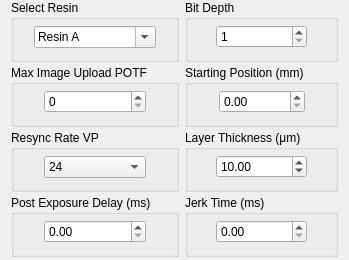
     <widget class="QWidget" name="GeneralPrintSettings">
      <property name="geometry">
       <rect>
        <x>0</x>
        <y>0</y>
        <width>349</width>
        <height>260</height>
       </rect>
      </property>
      <attribute name="label">
       <string>                     General Print Settings</string>
      </attribute>
      <layout class="QGridLayout" name="gridLayout_2">
       <property name="topMargin">
        <number>0</number>
       </property>
       <property name="bottomMargin">
        <number>3</number>
       </property>
       <item row="0" column="0">
        <layout class="QGridLayout" name="gridLayout" rowstretch="1,1,1,1">
         <property name="verticalSpacing">
          <number>3</number>
         </property>
         <item row="2" column="0">
          <widget class="QGroupBox" name="ResyncRateBox">
           <property name="title">
            <string>Resync Rate VP</string>
           </property>
           <layout class="QGridLayout" name="gridLayout_34" columnstretch="1,4,1">
            <property name="leftMargin">
             <number>5</number>
            </property>
            <property name="topMargin">
             <number>0</number>
            </property>
            <property name="rightMargin">
             <number>5</number>
            </property>
            <property name="bottomMargin">
             <number>5</number>
            </property>
            <item row="0" column="0">
             <spacer name="horizontalSpacer_43">
              <property name="orientation">
               <enum>Qt::Horizontal</enum>
              </property>
              <property name="sizeHint" stdset="0">
               <size>
                <width>40</width>
                <height>20</height>
               </size>
              </property>
             </spacer>
            </item>
            <item row="0" column="1">
             <widget class="QComboBox" name="ResyncRateListDMD2">
              <item>
               <property name="text">
                <string>24</string>
               </property>
              </item>
              <item>
               <property name="text">
                <string>48</string>
               </property>
              </item>
              <item>
               <property name="text">
                <string>72</string>
               </property>
              </item>
              <item>
               <property name="text">
                <string>96</string>
               </property>
              </item>
              <item>
               <property name="text">
                <string>120</string>
               </property>
              </item>
              <item>
               <property name="text">
                <string>144</string>
               </property>
              </item>
              <item>
               <property name="text">
                <string>168</string>
               </property>
              </item>
              <item>
               <property name="text">
                <string>192</string>
               </property>
              </item>
              <item>
               <property name="text">
                <string>216</string>
               </property>
              </item>
              <item>
               <property name="text">
                <string>240</string>
               </property>
              </item>
             </widget>
            </item>
            <item row="0" column="2">
             <spacer name="horizontalSpacer_44">
              <property name="orientation">
               <enum>Qt::Horizontal</enum>
              </property>
              <property name="sizeHint" stdset="0">
               <size>
                <width>40</width>
                <height>20</height>
               </size>
              </property>
             </spacer>
            </item>
           </layout>
          </widget>
         </item>
         <item row="0" column="1">
          <widget class="QGroupBox" name="BitDepthBox">
           <property name="title">
            <string>Bit Depth</string>
           </property>
           <layout class="QGridLayout" name="gridLayout_37" columnstretch="1,4,1">
            <property name="leftMargin">
             <number>5</number>
            </property>
            <property name="topMargin">
             <number>0</number>
            </property>
            <property name="rightMargin">
             <number>5</number>
            </property>
            <property name="bottomMargin">
             <number>5</number>
            </property>
            <item row="0" column="0">
             <spacer name="horizontalSpacer_45">
              <property name="orientation">
               <enum>Qt::Horizontal</enum>
              </property>
              <property name="sizeHint" stdset="0">
               <size>
                <width>40</width>
                <height>20</height>
               </size>
              </property>
             </spacer>
            </item>
            <item row="0" column="1">
             <widget class="QSpinBox" name="BitDepthParamDMD2">
              <property name="minimum">
               <number>1</number>
              </property>
              <property name="maximum">
               <number>8</number>
              </property>
             </widget>
            </item>
            <item row="0" column="2">
             <spacer name="horizontalSpacer_46">
              <property name="orientation">
               <enum>Qt::Horizontal</enum>
              </property>
              <property name="sizeHint" stdset="0">
               <size>
                <width>40</width>
                <height>20</height>
               </size>
              </property>
             </spacer>
            </item>
           </layout>
          </widget>
         </item>
         <item row="2" column="1">
          <widget class="QGroupBox" name="LayerThicknessBoxDMD2">
           <property name="title">
            <string>Layer Thickness (μm)</string>
           </property>
           <layout class="QGridLayout" name="gridLayout_35" columnstretch="1,4,1">
            <property name="leftMargin">
             <number>5</number>
            </property>
            <property name="topMargin">
             <number>0</number>
            </property>
            <property name="rightMargin">
             <number>5</number>
            </property>
            <property name="bottomMargin">
             <number>5</number>
            </property>
            <item row="0" column="1">
             <widget class="QDoubleSpinBox" name="LayerThicknessParamDMD2">
              <property name="maximum">
               <double>1000000.000000000000000</double>
              </property>
              <property name="value">
               <double>10.000000000000000</double>
              </property>
             </widget>
            </item>
            <item row="0" column="0">
             <spacer name="horizontalSpacer_49">
              <property name="orientation">
               <enum>Qt::Horizontal</enum>
              </property>
              <property name="sizeHint" stdset="0">
               <size>
                <width>40</width>
                <height>20</height>
               </size>
              </property>
             </spacer>
            </item>
            <item row="0" column="2">
             <spacer name="horizontalSpacer_50">
              <property name="orientation">
               <enum>Qt::Horizontal</enum>
              </property>
              <property name="sizeHint" stdset="0">
               <size>
                <width>40</width>
                <height>20</height>
               </size>
              </property>
             </spacer>
            </item>
           </layout>
          </widget>
         </item>
         <item row="1" column="1">
          <widget class="QGroupBox" name="StartingPositionBox">
           <property name="title">
            <string>Starting Position (mm)</string>
           </property>
           <layout class="QGridLayout" name="gridLayout_36" columnstretch="1,4,1">
            <property name="topMargin">
             <number>0</number>
            </property>
            <property name="bottomMargin">
             <number>5</number>
            </property>
            <item row="0" column="0">
             <spacer name="horizontalSpacer_47">
              <property name="orientation">
               <enum>Qt::Horizontal</enum>
              </property>
              <property name="sizeHint" stdset="0">
               <size>
                <width>40</width>
                <height>20</height>
               </size>
              </property>
             </spacer>
            </item>
            <item row="0" column="1">
             <widget class="QDoubleSpinBox" name="StartingPositionParamDMD2"/>
            </item>
            <item row="0" column="2">
             <spacer name="horizontalSpacer_48">
              <property name="orientation">
               <enum>Qt::Horizontal</enum>
              </property>
              <property name="sizeHint" stdset="0">
               <size>
                <width>40</width>
                <height>20</height>
               </size>
              </property>
             </spacer>
            </item>
           </layout>
          </widget>
         </item>
         <item row="0" column="0">
          <widget class="QGroupBox" name="resinSelectBox">
           <property name="title">
            <string>Select Resin</string>
           </property>
           <layout class="QGridLayout" name="gridLayout_32" columnstretch="1,8,1">
            <property name="leftMargin">
             <number>5</number>
            </property>
            <property name="topMargin">
             <number>0</number>
            </property>
            <property name="rightMargin">
             <number>5</number>
            </property>
            <property name="bottomMargin">
             <number>5</number>
            </property>
            <item row="0" column="1">
             <widget class="QComboBox" name="resinSelectDMD2">
              <property name="editable">
               <bool>true</bool>
              </property>
              <item>
               <property name="text">
                <string>Resin A</string>
               </property>
              </item>
              <item>
               <property name="text">
                <string>Resin B</string>
               </property>
              </item>
             </widget>
            </item>
            <item row="0" column="0">
             <spacer name="horizontalSpacer_39">
              <property name="orientation">
               <enum>Qt::Horizontal</enum>
              </property>
              <property name="sizeHint" stdset="0">
               <size>
                <width>40</width>
                <height>20</height>
               </size>
              </property>
             </spacer>
            </item>
            <item row="0" column="2">
             <spacer name="horizontalSpacer_40">
              <property name="orientation">
               <enum>Qt::Horizontal</enum>
              </property>
              <property name="sizeHint" stdset="0">
               <size>
                <width>40</width>
                <height>20</height>
               </size>
              </property>
             </spacer>
            </item>
           </layout>
          </widget>
         </item>
         <item row="1" column="0">
          <widget class="QGroupBox" name="MaxImageUploadBox">
           <property name="title">
            <string>Max Image Upload POTF</string>
           </property>
           <layout class="QGridLayout" name="gridLayout_33" columnstretch="1,4,1">
            <property name="leftMargin">
             <number>5</number>
            </property>
            <property name="topMargin">
             <number>0</number>
            </property>
            <property name="rightMargin">
             <number>5</number>
            </property>
            <property name="bottomMargin">
             <number>5</number>
            </property>
            <item row="0" column="1">
             <widget class="QSpinBox" name="MaxImageUploadDMD2">
              <property name="maximum">
               <number>399</number>
              </property>
             </widget>
            </item>
            <item row="0" column="0">
             <spacer name="horizontalSpacer_41">
              <property name="orientation">
               <enum>Qt::Horizontal</enum>
              </property>
              <property name="sizeHint" stdset="0">
               <size>
                <width>40</width>
                <height>20</height>
               </size>
              </property>
             </spacer>
            </item>
            <item row="0" column="2">
             <spacer name="horizontalSpacer_42">
              <property name="orientation">
               <enum>Qt::Horizontal</enum>
              </property>
              <property name="sizeHint" stdset="0">
               <size>
                <width>40</width>
                <height>20</height>
               </size>
              </property>
             </spacer>
            </item>
           </layout>
          </widget>
         </item>
         <item row="3" column="0">
          <widget class="QGroupBox" name="PostExposureDelayBoxDMD2">
           <property name="title">
            <string>Post Exposure Delay (ms)</string>
           </property>
           <layout class="QGridLayout" name="gridLayout_38" columnstretch="1,4,1">
            <property name="leftMargin">
             <number>5</number>
            </property>
            <property name="topMargin">
             <number>0</number>
            </property>
            <property name="rightMargin">
             <number>5</number>
            </property>
            <property name="bottomMargin">
             <number>5</number>
            </property>
            <item row="0" column="1">
             <widget class="QDoubleSpinBox" name="PostExposureDelayParamDMD2">
              <property name="maximum">
               <double>10000.000000000000000</double>
              </property>
             </widget>
            </item>
            <item row="0" column="2">
             <spacer name="horizontalSpacer_51">
              <property name="orientation">
               <enum>Qt::Horizontal</enum>
              </property>
              <property name="sizeHint" stdset="0">
               <size>
                <width>40</width>
                <height>20</height>
               </size>
              </property>
             </spacer>
            </item>
            <item row="0" column="0">
             <spacer name="horizontalSpacer_52">
              <property name="orientation">
               <enum>Qt::Horizontal</enum>
              </property>
              <property name="sizeHint" stdset="0">
               <size>
                <width>40</width>
                <height>20</height>
               </size>
              </property>
             </spacer>
            </item>
           </layout>
          </widget>
         </item>
         <item row="3" column="1">
          <widget class="QGroupBox" name="JerkTimeBoxDMD2">
           <property name="title">
            <string>Jerk Time (ms)</string>
           </property>
           <layout class="QGridLayout" name="gridLayout_39" columnstretch="1,4,1">
            <property name="leftMargin">
             <number>5</number>
            </property>
            <property name="topMargin">
             <number>0</number>
            </property>
            <property name="rightMargin">
             <number>5</number>
            </property>
            <property name="bottomMargin">
             <number>5</number>
            </property>
            <item row="0" column="0">
             <spacer name="horizontalSpacer_53">
              <property name="orientation">
               <enum>Qt::Horizontal</enum>
              </property>
              <property name="sizeHint" stdset="0">
               <size>
                <width>40</width>
                <height>20</height>
               </size>
              </property>
             </spacer>
            </item>
            <item row="0" column="1">
             <widget class="QDoubleSpinBox" name="JerkTimeParamDMD2"/>
            </item>
            <item row="0" column="2">
             <spacer name="horizontalSpacer_54">
              <property name="orientation">
               <enum>Qt::Horizontal</enum>
              </property>
              <property name="sizeHint" stdset="0">
               <size>
                <width>40</width>
                <height>20</height>
               </size>
              </property>
             </spacer>
            </item>
           </layout>
          </widget>
         </item>
        </layout>
       </item>
      </layout>
     </widget>
